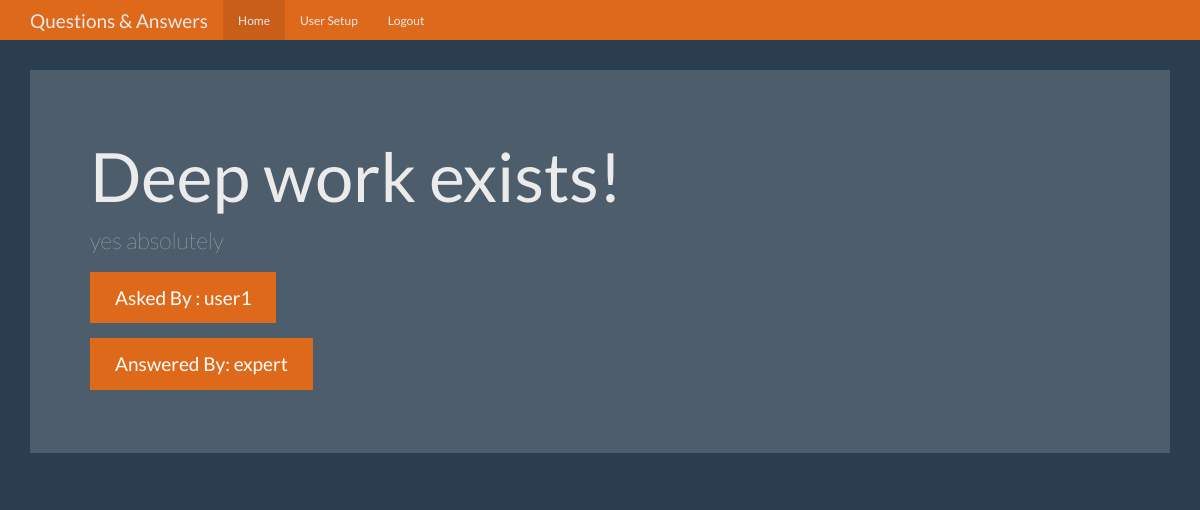
Screenshot of /question/1 (signed in) with the database file from the repository.
### tables this page shows
CREATE TABLE questions(
    id integer primary key autoincrement,
    question text not null,
    answer text ,
    asked_by_id integer not null,
    expert_id integer not null
);

CREATE TABLE users(
    id integer primary key autoincrement,
    name text not null,
    password text not null,
    expert boolean not null,
    admin boolean not null
);

### app.py (the view)
@app.route('/question/<question_id>')
def question(question_id):
    user = get_current_user()
    db = get_db()
    q_cur = db.execute(
        'select questions.question,questions.answer,askers.name as a_name,experts.name as e_name from questions join users as askers  on askers.id=questions.asked_by_id join users as experts on experts.id=questions.expert_id where questions.id = ?', [question_id])
    q_res = q_cur.fetchone()
    return render_template('question.html', user=user, question=q_res)

### app.py (called while the page is built)
def get_current_user():
    user_result = None
    if 'user' in session:
        user = session['user']
        db = get_db()
        user_cur = db.execute('select * from users where name=?', [user])
        user_result = user_cur.fetchone()
    return user_result

### database.py (called while the page is built)
def connect_db():
    sql = sqlite3.connect('questions.db')
    sql.row_factory = sqlite3.Row
    return sql

def get_db():
    if not hasattr(g, 'sqlite_db'):
        g.sqlite_db = connect_db()
    return g.sqlite_db

### templates/question.html (shortened to what this page needs)
<!DOCTYPE html>
<html lang="en">
  <head>
   <link href="{{url_for('static',filename='bootstrap.min.css')}}" rel="stylesheet">
    <link href="{{url_for('static',filename='theme.css')}}" rel="stylesheet">
  </head>
  <body>
   {% include 'navbar.html' %}
    <div class="container theme-showcase" role="main">
      <div class="jumbotron">
        <h1>{{question['question']}}</h1>
        <p>{{question['answer']}}</p>
        <p><a class="btn btn-primary btn-lg">Asked By : {{question['a_name']}}</a></p>
        <p><a class="btn btn-primary btn-lg">Answered By: {{question['e_name']}}</a></p>
      </div>
    </div>
  </body>
</html>

### static/theme.css (style rules this page uses)
body { padding-top: 70px; padding-bottom: 30px; }

### rows the page displays
questions: question "Deep work exists!", answer "yes absolutely"
users: a_name "user1"
users: e_name "expert"
